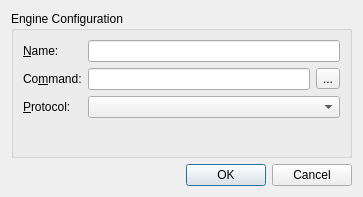
<ui version="4.0" >
 <class>EngineConfigurationDialog</class>
 <widget class="QDialog" name="EngineConfigurationDialog" >
  <property name="geometry" >
   <rect>
    <x>0</x>
    <y>0</y>
    <width>363</width>
    <height>197</height>
   </rect>
  </property>
  <layout class="QGridLayout" name="gridLayout" >
   <item row="0" column="0" >
    <layout class="QVBoxLayout" name="verticalLayout" >
     <item>
      <widget class="QGroupBox" name="groupBox" >
       <property name="title" >
        <string>Engine Configuration</string>
       </property>
       <layout class="QGridLayout" name="gridLayout_2" >
        <item row="0" column="0" >
         <layout class="QFormLayout" name="formLayout" >
          <property name="fieldGrowthPolicy" >
           <enum>QFormLayout::AllNonFixedFieldsGrow</enum>
          </property>
          <item row="0" column="0" >
           <widget class="QLabel" name="label" >
            <property name="text" >
             <string>&amp;Name:</string>
            </property>
            <property name="buddy" >
             <cstring>m_nameEdit</cstring>
            </property>
           </widget>
          </item>
          <item row="1" column="0" >
           <widget class="QLabel" name="label_2" >
            <property name="text" >
             <string>Co&amp;mmand:</string>
            </property>
            <property name="buddy" >
             <cstring>m_commandEdit</cstring>
            </property>
           </widget>
          </item>
          <item row="2" column="0" >
           <widget class="QLabel" name="label_3" >
            <property name="text" >
             <string>&amp;Protocol:</string>
            </property>
            <property name="buddy" >
             <cstring>m_protocolCombo</cstring>
            </property>
           </widget>
          </item>
          <item row="0" column="1" >
           <widget class="QLineEdit" name="m_nameEdit" />
          </item>
          <item row="2" column="1" >
           <widget class="QComboBox" name="m_protocolCombo" />
          </item>
          <item row="1" column="1" >
           <layout class="QHBoxLayout" name="horizontalLayout" >
            <item>
             <widget class="QLineEdit" name="m_commandEdit" />
            </item>
            <item>
             <widget class="QToolButton" name="m_browseCmdBtn" >
              <property name="text" >
               <string>...</string>
              </property>
             </widget>
            </item>
           </layout>
          </item>
         </layout>
        </item>
       </layout>
      </widget>
     </item>
     <item>
      <widget class="QDialogButtonBox" name="buttonBox" >
       <property name="orientation" >
        <enum>Qt::Horizontal</enum>
       </property>
       <property name="standardButtons" >
        <set>QDialogButtonBox::Cancel|QDialogButtonBox::Ok</set>
       </property>
      </widget>
     </item>
    </layout>
   </item>
  </layout>
 </widget>
 <tabstops>
  <tabstop>m_nameEdit</tabstop>
  <tabstop>m_commandEdit</tabstop>
  <tabstop>m_browseCmdBtn</tabstop>
  <tabstop>m_protocolCombo</tabstop>
  <tabstop>buttonBox</tabstop>
 </tabstops>
 <resources/>
 <connections>
  <connection>
   <sender>buttonBox</sender>
   <signal>accepted()</signal>
   <receiver>EngineConfigurationDialog</receiver>
   <slot>accept()</slot>
   <hints>
    <hint type="sourcelabel" >
     <x>258</x>
     <y>186</y>
    </hint>
    <hint type="destinationlabel" >
     <x>157</x>
     <y>196</y>
    </hint>
   </hints>
  </connection>
  <connection>
   <sender>buttonBox</sender>
   <signal>rejected()</signal>
   <receiver>EngineConfigurationDialog</receiver>
   <slot>reject()</slot>
   <hints>
    <hint type="sourcelabel" >
     <x>326</x>
     <y>186</y>
    </hint>
    <hint type="destinationlabel" >
     <x>286</x>
     <y>196</y>
    </hint>
   </hints>
  </connection>
 </connections>
</ui>
